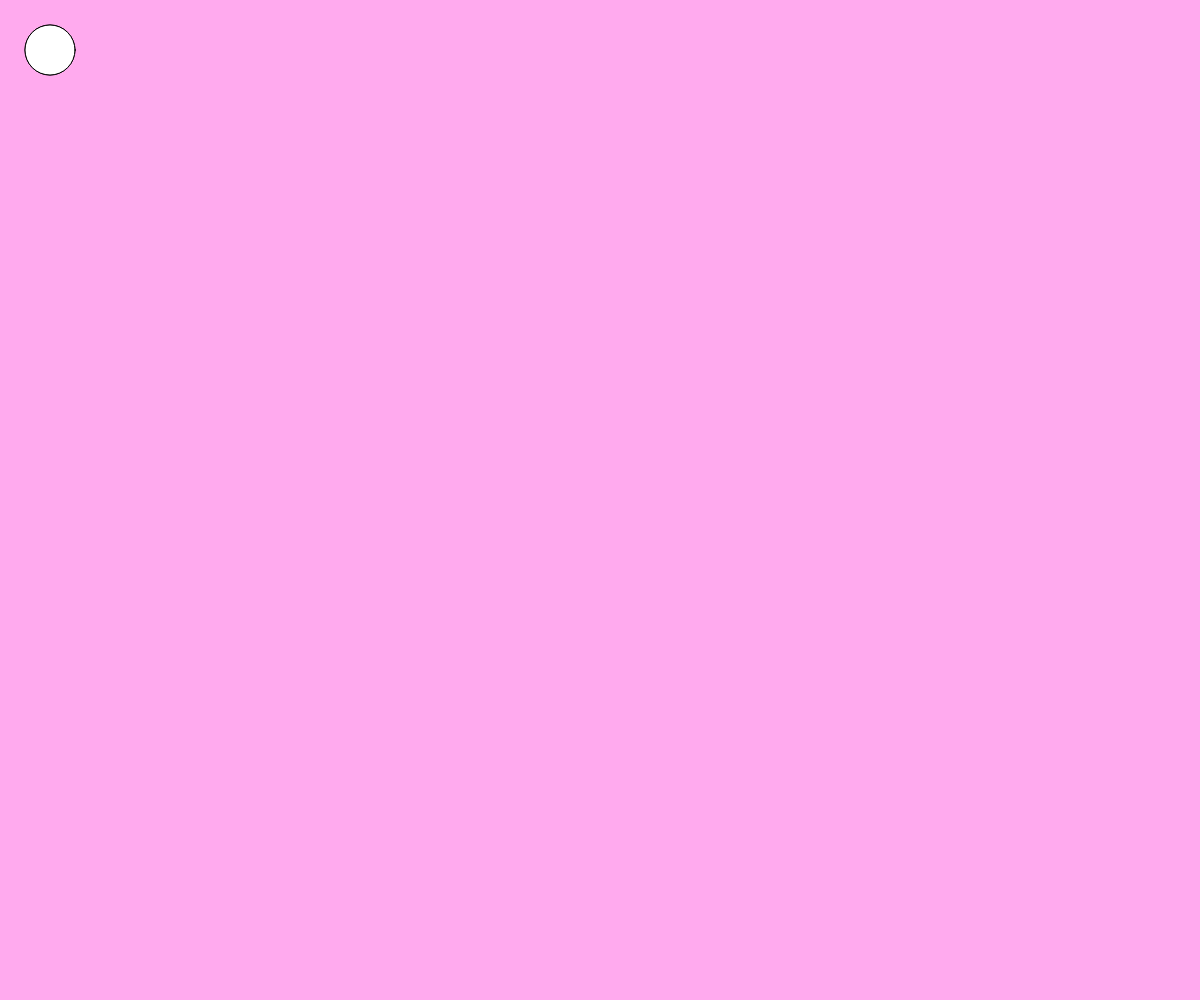
Frame 1 (no input)
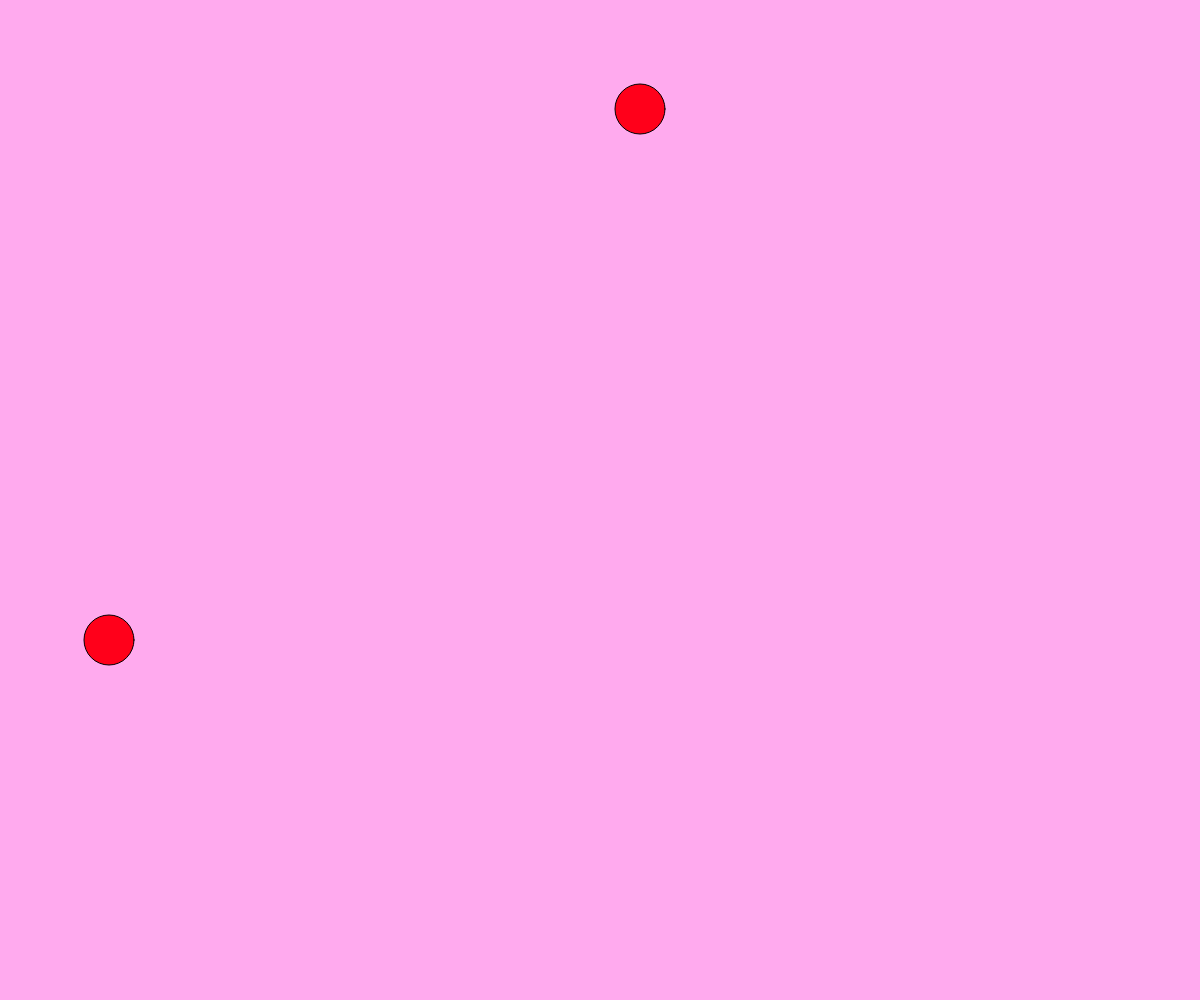
Frame 60 (no input)
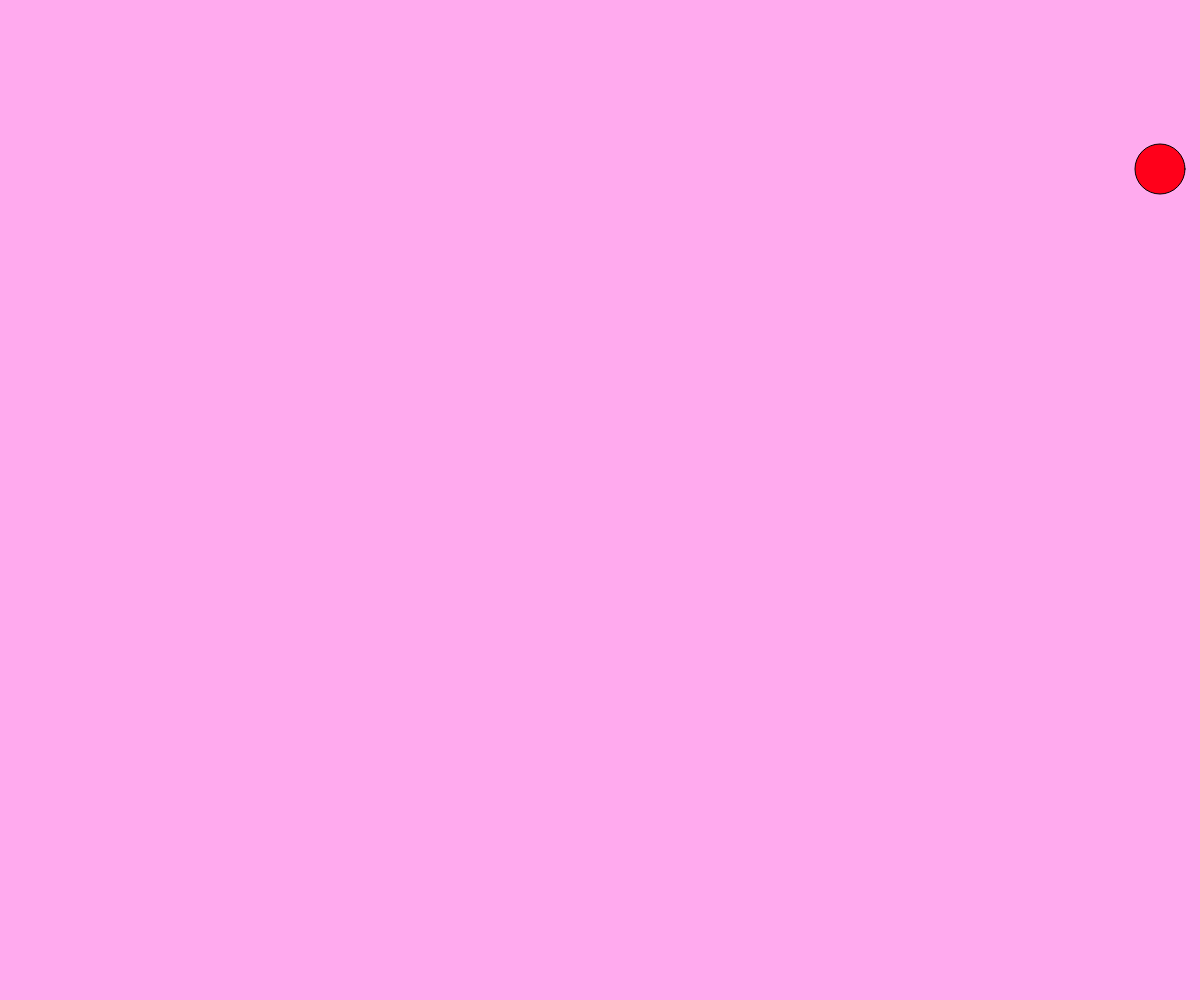
Frame 120 (the mouse pressed at the canvas centre since frame 60)

The p5.js sketch that drew these frames (run headless with seeded random() and noise() and a simulated clock; from frame 60 on, the mouse is pressed at the canvas centre):

// p5.js sketch
// ── sketch.js
var xpos=50
var ypos=50
var xdir=10
var ydir=1

function setup() {
  createCanvas(windowWidth,windowHeight);  
}

function draw() {
  background('#fae');
  ellipse(xpos,ypos,50,50);
  ellipse(ypos,xpos,50,50)
  fill('rgb(100%,0%,10%)')
  xpos= xpos + xdir;
  ypos= ypos + ydir;
  if (xpos >= windowWidth || xpos <= 25) {
    xdir= xdir * -1
  }
  if (ypos >= windowHeight || ypos <= 25) {
    ydir= ydir * -1
  }
  
  
}
